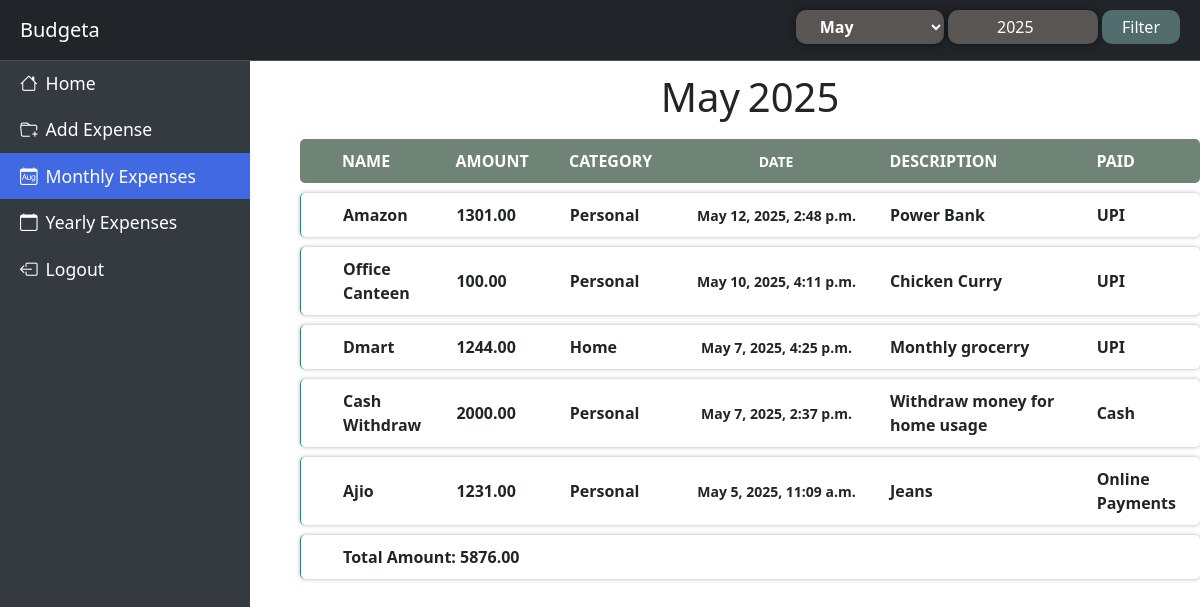
/budget/month/ (signed in), run on the app's committed database.
### budget/models.py (models this page shows, shortened)
class Expense(models.Model):
    user_id = models.ForeignKey(Users, on_delete=models.CASCADE, null=True, blank=True)
    name = models.CharField(max_length=50)
    amount = models.DecimalField(max_digits=10, decimal_places=2)
    category_choices = (
            ('Personal', 'Personal'),
            ('Home', 'Home'),
            ('Other', 'Other')
        )
    category = models.CharField(max_length=30, help_text=_("Type of the Expense ex: Personal, Home, etc."), choices=category_choices)
    date = models.DateTimeField()
    description = models.TextField(blank=True, null=True)
    paid_choices = {
        "UPI":"UPI",
        "Cash": "Cash",
        "Credit Card": "Credit Card",
        "Online Payments": "Online Payments",
        "Others": "Others"
    }
    paid = models.CharField(max_length=30, verbose_name=_('Payment Type'), choices=paid_choices)
    class Meta:
        ordering = ['-date']

### budget/views.py (the view)
# urls.py: path('month/', views.monthly_expenses, name="month"),
@login_required(login_url="/users/login/")
def monthly_expenses(request):
    selected_month = request.GET.get('month')
    selected_year = request.GET.get('year')
    months_dict = {
        "January": 1,
        "February": 2,
        "March": 3,
        "April": 4,
        "May": 5,
        "June": 6,
        "July": 7,
        "August": 8,
        "September": 9,
        "October": 10,
        "November": 11,
        "December": 12
    }
    if selected_month and selected_year:
        expenses = Expense.objects.filter(user_id=request.user.id, date__year=selected_year, date__month=months_dict[selected_month])
    else:
        now = datetime.now()
        selected_month = now.strftime("%B")
        selected_year = now.year
        expenses = Expense.objects.filter(user_id=request.user.id, date__year=now.year, date__month=now.month)
    amount = sum(expenses.values_list('amount', flat=True))
    context = {
        'expenses': expenses,
        'selected_month': selected_month ,
        'selected_year': selected_year,
        'amount':amount,
        "active_link": "monthly-expenses",
    }
    return render(request, "home/monthly.html", context)

### templates/home/monthly.html
{% extends "home/base.html" %}
{% block header %}
    {% include "home/header.html" %}
{% endblock  %}
{% block sidebar %}
    {% include "home/sidebar.html" %}
{% endblock  %}
{% block content %}
<div class="d-flex justify-content-center mt-2">
    <h1 class='me-2'> {{ selected_month }} </h1>
    <h1> {{ selected_year }} </h1>
</div>
{% if expenses %}
    <div>
        <ul class="headings">
            <li id="task">NAME</li>
            <li id="task">AMOUNT</li>
            <li id="task">CATEGORY</li>
            <li id="date">DATE</li>
            <li id="desc">DESCRIPTION</li>
            <li id="task">PAID</li>
        </ul>
        {% for expense in expenses %}
            <ul class='expense-list'>
                <li id='task'>{{ expense.name }}</li>
                <li id='task'>{{ expense.amount }}</li>
                <li id='task'>{{ expense.category }}</li>
                <li id='date'>{{ expense.date }}</li>
                <li id='desc'>{{ expense.description }}</li>
                <li id='task'>{{ expense.paid }}</li>
            </ul>
        {% endfor %}
        {% if amount %}
        <ul class='expense-list'>
            <li id='amount'>Total Amount: {{ amount }}</li>
        </ul>
        {% endif %}
{% else %}
    <p class="text-center mt-4"  style="font-size: 20px;">No expenses found for the selected month and year.</p>
{% endif %}
        </div>
{% endblock %}

### static/css/index.css (style rules this page uses)
.main-container ul { display: flex; align-items: center; list-style-type: none; border-radius: 5px; font-weight: bold; margin-block: 10px; padding-block: 10px; justify-content: space-around; }
.main-container .headings { background-color: #6f8377; color: white; }
.main-container .headings li { width: 100px; margin-inline: 10px; text-align: center; }
.main-container li#desc { width: 200px; text-align: start; }
.main-container li#task { width: 100px; text-align: start; }
.main-container li#date { font-size: 14px; width: 200px; text-align: center; }
.expense-list { box-shadow: 0 0 4px rgba(0, 0, 0, 0.3); border-left: 1px solid #009688; }
.expense-list li { font-weight: 600; width: 100px; margin-inline: 10px; text-align: start; }
.expense-list li#amount { width: 100%; margin-inline: 10px; text-align: start; font-weight: bolder; }

### data on the page
Expense: name "Amazon", amount "1301.00", category "Personal", date "May 12, 2025, 2:48 p.m.", description "Power Bank", paid "UPI"
Expense: name "Office Canteen", amount "100.00", category "Personal", date "May 10, 2025, 4:11 p.m.", description "Chicken Curry", paid "UPI"
Expense: name "Dmart", amount "1244.00", category "Home", date "May 7, 2025, 4:25 p.m.", description "Monthly grocerry", paid "UPI"
Expense: name "Cash Withdraw", amount "2000.00", category "Personal", date "May 7, 2025, 2:37 p.m.", description "Withdraw money for home usage", paid "Cash"
Expense: name "Ajio", amount "1231.00", category "Personal", date "May 5, 2025, 11:09 a.m.", description "Jeans", paid "Online Payments"

### other printed values
{{ selected_month }} "May"
{{ selected_year }} "2025"
{{ amount }} "5876.00"
